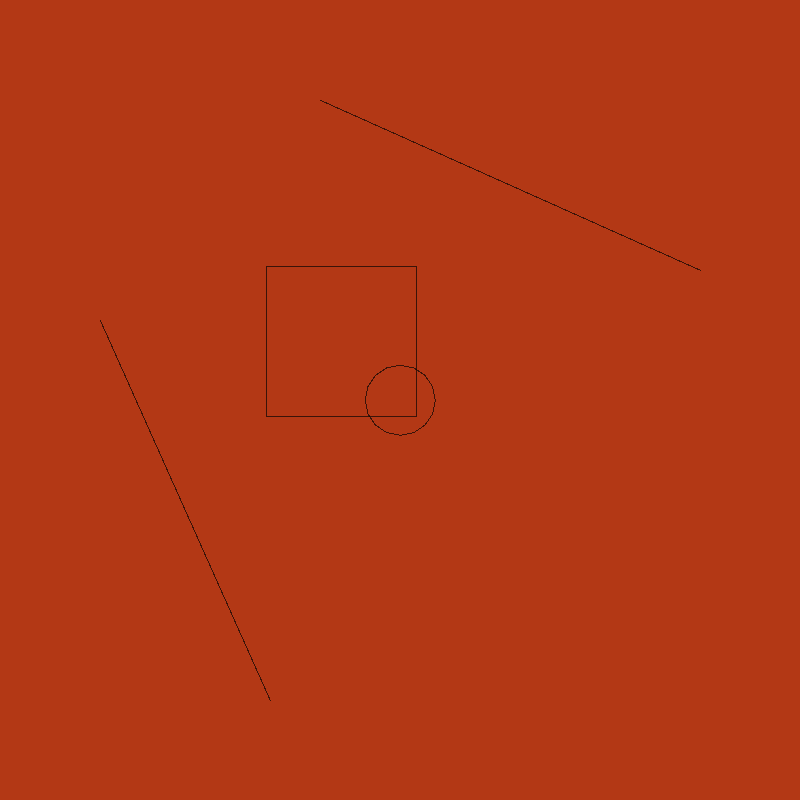
Frame 1 (no input)
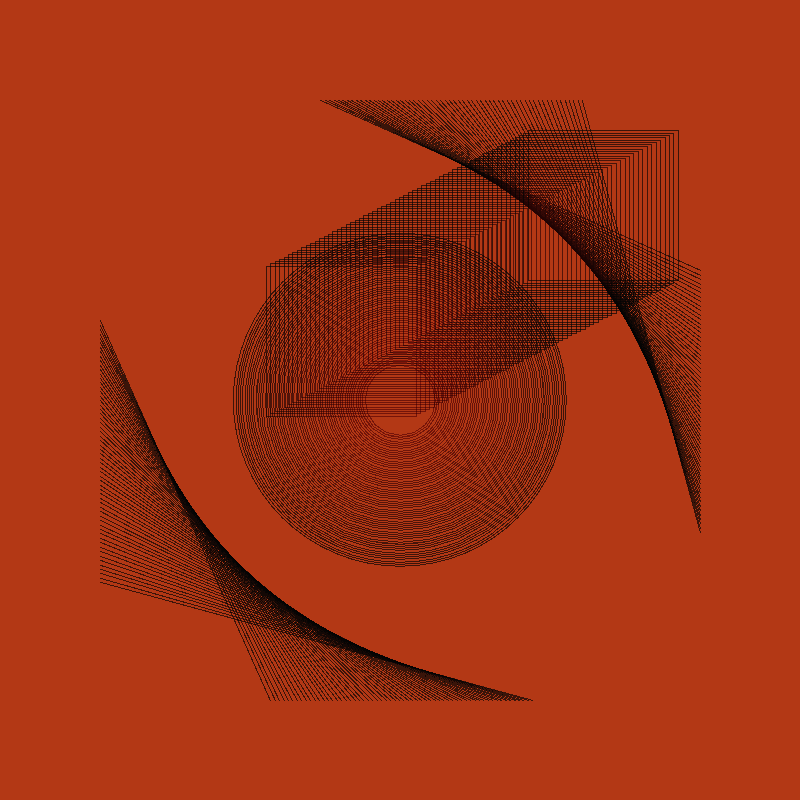
Frame 60 (the mouse pressed at the canvas centre just before this capture)
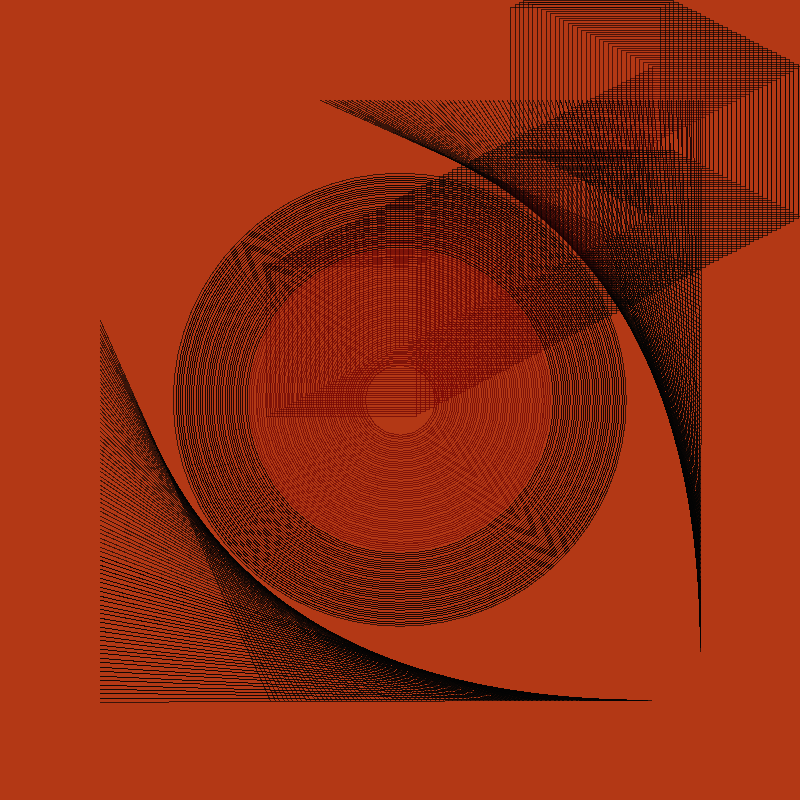
Frame 120 (the mouse held since frame 60 and released just before this capture)

The Processing sketch that drew these frames (run headless with seeded random() and noise(); from frame 60 on, the mouse is pressed at the canvas centre):

// Processing sketch: U3_A2
// ── U3_A2.pde
/*
  This piece is called "The eye."
 There is no meaning behind the eye,
 other than the lines and circle builds
 up an eye.
 */
 
PVector squ;
PVector squVelo;
float squRad = 50;
 
void setup() {
  size(800, 800);
  background(#b33815);
  noSmooth();
  frameRate(35);
  
  squ = new PVector(width/3, height/3);
  squVelo = PVector.random2D().mult(5);
}

void draw() {
  stroke(3, 175);
  fill(#b33815,1);
  
  //main square
  square(squ.x, squ.y, squRad * 3);
  squ.add(squVelo);
  
  //edge collision x
  boolean ORE = squ.x > width - 150;
  boolean OLE = squ.x < 0;
  //edge collision y
  boolean OBE = squ.y > height - 150;
  boolean OTE = squ.y < 0;
  
  if(ORE || OLE) {
    squVelo.x *= -1;
  }
  if(OBE || OTE) {
    squVelo.y *= -1;
  }
  
  //stationary things
  int c = 0;
  while(c < 10) {
    circle(width/2, height/2, squ.x - 200);
    c += 10;
  }
  
  float sx = constrain(squ.x, 100, 700);
  line(100, sx + 50, sx, 700);
  line(sx + 50, 100, 700, sx);
}
